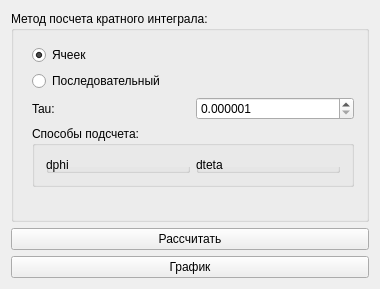
<?xml version="1.0" encoding="UTF-8"?>
<ui version="4.0">
 <class>MainWindow</class>
 <widget class="QMainWindow" name="MainWindow">
  <property name="geometry">
   <rect>
    <x>0</x>
    <y>0</y>
    <width>380</width>
    <height>289</height>
   </rect>
  </property>
  <property name="windowTitle">
   <string>MainWindow</string>
  </property>
  <widget class="QWidget" name="centralWidget">
   <layout class="QVBoxLayout" name="verticalLayout_4">
    <item>
     <widget class="QGroupBox" name="Meth_kr_intg_Gbx">
      <property name="title">
       <string>Метод посчета кратного интеграла:</string>
      </property>
      <widget class="QWidget" name="">
       <property name="geometry">
        <rect>
         <x>10</x>
         <y>23</y>
         <width>344</width>
         <height>164</height>
        </rect>
       </property>
       <layout class="QVBoxLayout" name="verticalLayout">
        <item>
         <widget class="QRadioButton" name="cell_method_rbtn">
          <property name="text">
           <string>Ячеек</string>
          </property>
          <property name="checked">
           <bool>true</bool>
          </property>
         </widget>
        </item>
        <item>
         <widget class="QRadioButton" name="consistent_method_rbtn">
          <property name="text">
           <string>Последовательный</string>
          </property>
         </widget>
        </item>
        <item>
         <layout class="QHBoxLayout" name="horizontalLayout_4">
          <item>
           <widget class="QLabel" name="label_3">
            <property name="text">
             <string>Tau:</string>
            </property>
           </widget>
          </item>
          <item>
           <widget class="QDoubleSpinBox" name="tau_sbox">
            <property name="decimals">
             <number>6</number>
            </property>
            <property name="minimum">
             <double>0.000001000000000</double>
            </property>
            <property name="maximum">
             <double>9999999.000000000000000</double>
            </property>
           </widget>
          </item>
         </layout>
        </item>
        <item>
         <widget class="QGroupBox" name="Meth_consistent_setup_Gbx">
          <property name="title">
           <string>Способы подсчета:</string>
          </property>
          <layout class="QHBoxLayout" name="horizontalLayout">
           <item>
            <widget class="QGroupBox" name="dphi_Gbx">
             <property name="title">
              <string>dphi</string>
             </property>
             <layout class="QVBoxLayout" name="verticalLayout_3">
              <item>
               <layout class="QHBoxLayout" name="horizontalLayout_2">
                <item>
                 <widget class="QLabel" name="label">
                  <property name="text">
                   <string>Разбиение:</string>
                  </property>
                 </widget>
                </item>
                <item>
                 <widget class="QSpinBox" name="dphi_count_sbox">
                  <property name="minimum">
                   <number>1</number>
                  </property>
                  <property name="maximum">
                   <number>99999999</number>
                  </property>
                 </widget>
                </item>
               </layout>
              </item>
             </layout>
            </widget>
           </item>
           <item>
            <widget class="QGroupBox" name="dthau_Gbx">
             <property name="title">
              <string>dteta</string>
             </property>
             <layout class="QVBoxLayout" name="verticalLayout_2">
              <item>
               <layout class="QHBoxLayout" name="horizontalLayout_3">
                <item>
                 <widget class="QLabel" name="label_2">
                  <property name="text">
                   <string>Разбиение:</string>
                  </property>
                 </widget>
                </item>
                <item>
                 <widget class="QSpinBox" name="dteta_count_sbox">
                  <property name="minimum">
                   <number>1</number>
                  </property>
                  <property name="maximum">
                   <number>99999999</number>
                  </property>
                 </widget>
                </item>
               </layout>
              </item>
             </layout>
            </widget>
           </item>
          </layout>
         </widget>
        </item>
       </layout>
      </widget>
     </widget>
    </item>
    <item>
     <widget class="QPushButton" name="Calc_btn">
      <property name="text">
       <string>Рассчитать</string>
      </property>
     </widget>
    </item>
    <item>
     <widget class="QPushButton" name="graph_btn">
      <property name="text">
       <string>График</string>
      </property>
     </widget>
    </item>
   </layout>
  </widget>
 </widget>
 <layoutdefault spacing="6" margin="11"/>
 <resources/>
 <connections/>
</ui>
